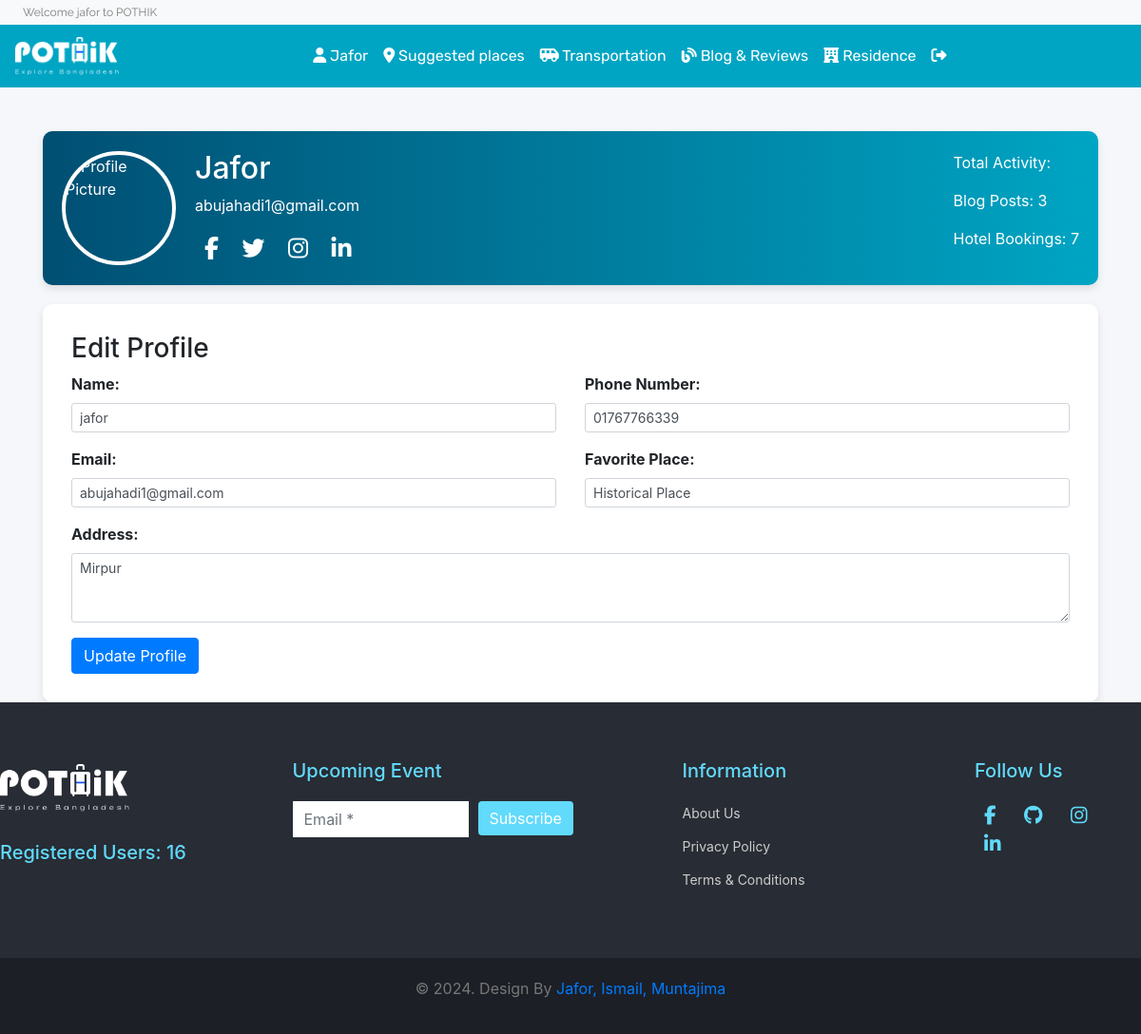
/profile.php (signed in), run on an earlier commit of the app's database.
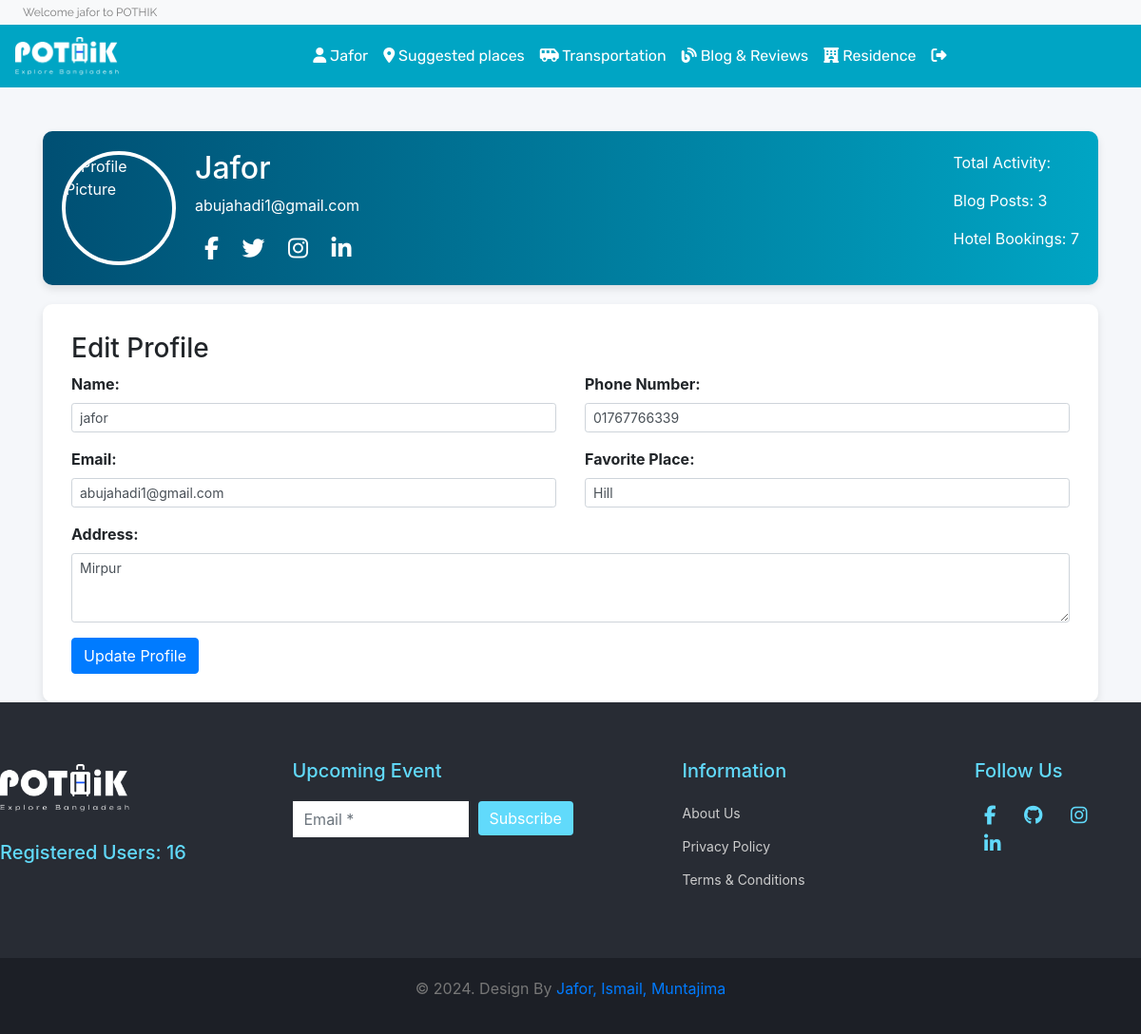
And on a later commit of the database.
### tables this page shows
CREATE TABLE `users` (
  `user_id` int(11) NOT NULL,
  `user_name` varchar(50) NOT NULL,
  `email` varchar(50) NOT NULL,
  `password` varchar(50) DEFAULT NULL,
  `number` text NOT NULL,
  `Fplace` varchar(20) NOT NULL,
  `address` varchar(50) NOT NULL,
  `verification_code` varchar(255) NOT NULL,
  `is_verify` int(10) NOT NULL DEFAULT 0
);

### database/functions.php (called while the page is built, shortened)
<?php
function check_login($con)
{
	if(isset($_SESSION['user_id']))
	{
		$id = $_SESSION['user_id'];
		$query = "select * from users where user_id = '$id' limit 1";
		$result = mysqli_query($con,$query);
		if($result && mysqli_num_rows($result) > 0)
		{
			$user_data = mysqli_fetch_assoc($result);
			return $user_data;
		}
	}
	die;
}

### profile.php (the view, shortened to what the changed rows need)
<?php
include('header.php');
?>
<!DOCTYPE html>
<html lang="en">
<head>
    <link rel="stylesheet" href="https://maxcdn.bootstrapcdn.com/bootstrap/4.5.2/css/bootstrap.min.css">
</head>
<body>
    <div class="container mt-5">
        <div class="profile-header">
            <div class="profile-details">
                <div>
                    <h2 class="text-capitalize"><?php echo $user_data['user_name']; ?></h2>
                    <p><?php echo $user_data['email']; ?></p>
                    <div class="social-icons">
                        <a href="#"><i class="fab fa-facebook-f"></i></a>
                        <a href="#"><i class="fab fa-twitter"></i></a>
                        <a href="#"><i class="fab fa-instagram"></i></a>
                        <a href="#"><i class="fab fa-linkedin-in"></i></a>
                    </div>
                </div>
            </div>
        </div>
        <div class="form-container">
            <form action="update_profile.php" method="POST">
                <div class="row">
                    <div class="col-md-6">
                        <div class="form-group">
                            <label for="name">Name:</label>
                            <input type="text" class="form-control form-control-sm" id="name" name="name" value="<?php echo $user_data['user_name']; ?>" required>
                        </div>
                        <div class="form-group">
                            <label for="email">Email:</label>
                            <input type="email" class="form-control form-control-sm" id="email" name="email" value="<?php echo $user_data['email']; ?>" required>
                        </div>
                    </div>
                    <div class="col-md-6">
                        <div class="form-group">
                            <label for="phone">Phone Number:</label>
                            <input type="text" class="form-control form-control-sm" id="phone" name="phone" value="<?php echo $user_data['number']; ?>" required>
                        </div>
                        <div class="form-group">
                            <label for="Fplace">Favorite Place:</label>
                            <select id="Fplace" class="form-control form-control-sm" name="Fplace" required>
                                <option value="Hill" <?php if($user_data['Fplace'] == 'Hill') echo 'selected'; ?>>Hill</option>
                                <option value="Historical" <?php if($user_data['Fplace'] == 'Historical') echo 'selected'; ?>>Historical Place</option>
                            </select>
                        </div>
                    </div>
                </div>
                <div class="form-group">
                    <label for="address">Address:</label>
                    <textarea class="form-control form-control-sm" id="address" name="address" rows="3" required><?php echo $user_data['address']; ?></textarea>
                </div>
            </form>
        </div>
    </div>
</body>
</html>
<?php
include('footer.php');
?>

### header.php (shortened to what the changed rows need)
<?php
include ("database/connection.php");
include ("database/functions.php");
$user_data = check_login($con);
?>
<!DOCTYPE html>
<html lang="en">
<head>
    <link href="https://cdn.jsdelivr.net/npm/bootstrap@5.2.1/dist/css/bootstrap.min.css" rel="stylesheet"
>
    <link rel="stylesheet" href="https://stackpath.bootstrapcdn.com/bootstrap/4.4.1/css/bootstrap.min.css"
>
    <link rel="stylesheet" href="https://cdnjs.cloudflare.com/ajax/libs/OwlCarousel2/2.3.4/assets/owl.carousel.min.css"
 />
    <link rel="stylesheet"
        href="https://cdnjs.cloudflare.com/ajax/libs/OwlCarousel2/2.3.4/assets/owl.theme.default.min.css"
 />
    <link rel="stylesheet" href="https://cdnjs.cloudflare.com/ajax/libs/font-awesome/5.13.0/css/all.min.css"
 />
    <link rel="stylesheet" href="https://cdnjs.cloudflare.com/ajax/libs/font-awesome/6.2.1/css/all.min.css">
    <link href="https://cdn.jsdelivr.net/npm/bootstrap@5.2.3/dist/css/bootstrap.min.css" rel="stylesheet"
>
    <link href="https://cdn.jsdelivr.net/npm/bootstrap@5.2.0-beta1/dist/css/bootstrap.min.css" rel="stylesheet"
>
    <link rel="stylesheet" href="style.css">
    <?php
    require ('functions.php');
    ?>
</head>
<body>
    <header id="header" class="fixed-top">
        <div class="strip d-flex justify-content-between px-4 py-1 bg-light shadow-sm">
            <p class="font-rale font-size-12 text-black-50 m-0 welcome-text">
                Welcome <?php echo $user_data['user_name']; ?> to POTHIK
            </p>
        </div>
        <nav class="navbar navbar-expand-lg navbar-dark color-second-bg">
            <div class="collapse navbar-collapse" id="navbarNav">
                <ul class="navbar-nav m-auto font-rubik">
                <li class="nav-item active">
                        <a class="nav-link text-capitalize hover-effect" href="./profile.php">
                        <i class="fa-solid fa-user"></i> <?php echo $user_data['user_name']; ?>
                        </a>
                    </li>
                </ul>
            </div>
        </nav>
    </header>
</body>

What changed in the data, as far as the page shows it:
changed users "Jafor": Fplace "Historical Place" → "Hill"
